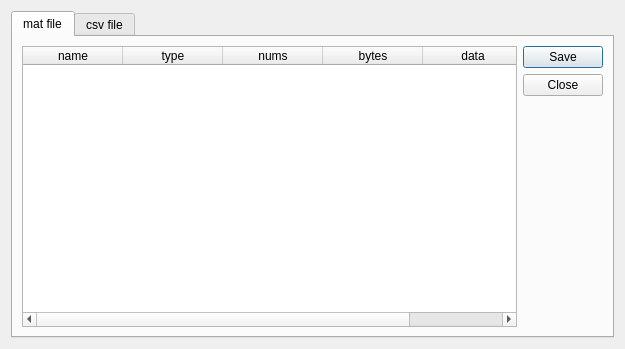
<?xml version="1.0" encoding="UTF-8"?>
<ui version="4.0">
 <class>HmiSaveDiolog</class>
 <widget class="QDialog" name="HmiSaveDiolog">
  <property name="geometry">
   <rect>
    <x>0</x>
    <y>0</y>
    <width>625</width>
    <height>349</height>
   </rect>
  </property>
  <property name="windowTitle">
   <string>Dialog</string>
  </property>
  <layout class="QGridLayout" name="gridLayout_2">
   <item row="0" column="0">
    <widget class="QTabWidget" name="tabWidget">
     <property name="currentIndex">
      <number>0</number>
     </property>
     <widget class="QWidget" name="tab_mat">
      <attribute name="title">
       <string>mat file</string>
      </attribute>
      <layout class="QGridLayout" name="gridLayout_3">
       <item row="1" column="1">
        <widget class="QPushButton" name="pushButton_matSave">
         <property name="text">
          <string>Save</string>
         </property>
        </widget>
       </item>
       <item row="1" column="0" rowspan="4">
        <widget class="QTableWidget" name="tableWidget">
         <column>
          <property name="text">
           <string>name</string>
          </property>
         </column>
         <column>
          <property name="text">
           <string>type</string>
          </property>
         </column>
         <column>
          <property name="text">
           <string>nums</string>
          </property>
         </column>
         <column>
          <property name="text">
           <string>bytes</string>
          </property>
         </column>
         <column>
          <property name="text">
           <string>data</string>
          </property>
         </column>
        </widget>
       </item>
       <item row="4" column="1">
        <spacer name="verticalSpacer">
         <property name="orientation">
          <enum>Qt::Vertical</enum>
         </property>
         <property name="sizeHint" stdset="0">
          <size>
           <width>20</width>
           <height>40</height>
          </size>
         </property>
        </spacer>
       </item>
       <item row="2" column="1">
        <widget class="QPushButton" name="pushButton_matClose">
         <property name="text">
          <string>Close</string>
         </property>
        </widget>
       </item>
      </layout>
     </widget>
     <widget class="QWidget" name="tab_csv">
      <attribute name="title">
       <string>csv file</string>
      </attribute>
     </widget>
    </widget>
   </item>
  </layout>
 </widget>
 <resources/>
 <connections/>
</ui>
